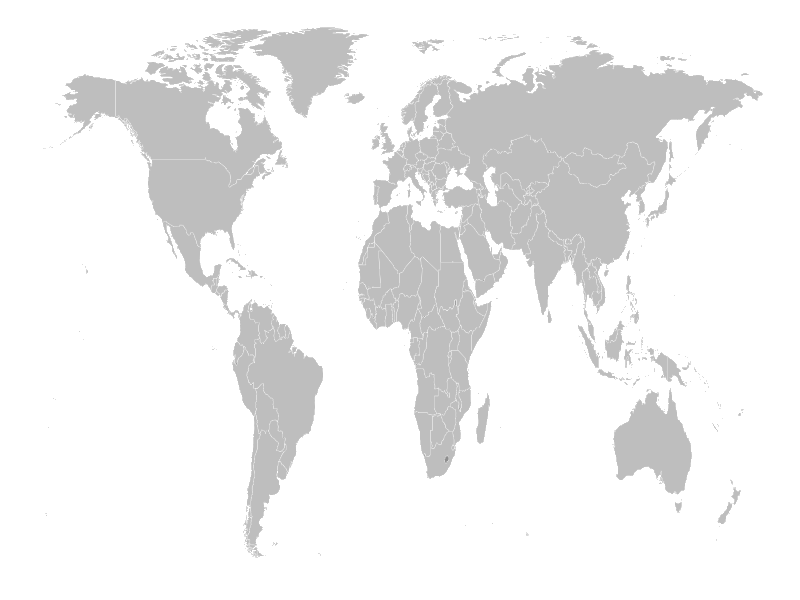
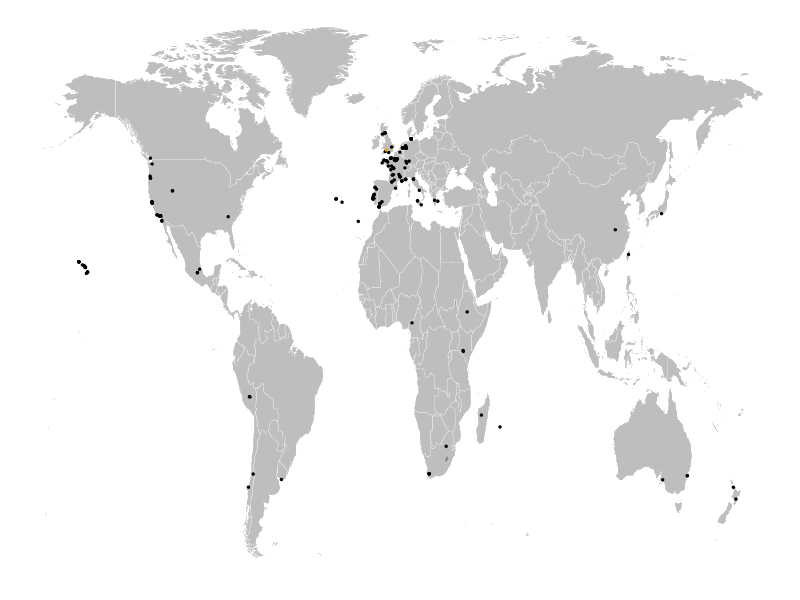

Here is the R script that generated these plots, in order: (Note: this script raises an error after producing the figures.)
library(tidyverse)
library(ggthemes)
library(ggplot2)

##Setwd to folder location

setwd("~/Desktop/2020_AnthReview/")
##Map Figure 1A
world <- map_data("world")
world <- world[world$region != "Antarctica",]

isolation_info <- readr::read_tsv("data/CelegansStrainData.tsv")%>%
  dplyr::filter(isotype_ref_strain == TRUE)%>%
  dplyr::filter(!(release %in% c("20180413", "20200815")))%>%
  dplyr::select(strain, long=longitude, lat=latitude, landscape, substrate)%>%
  dplyr::mutate(n2 = case_when( strain == "N2" ~ "N2",
                                strain != "N2" ~ "None"))


isolation_info$long <- as.numeric(isolation_info$long)
isolation_info$lat <- as.numeric(isolation_info$lat)

map <-ggplot()+ geom_map(data=world, map=world,
                         aes(x=long, y=lat, map_id=region),
                         color="white", fill="#7f7f7f", 
                         size=0.1, alpha=0.5)+
  theme_map()+ 
  theme(legend.position = "none",
        plot.margin = unit(c(0, 0, 0, 0), "cm"))

mapfix <-map +geom_point(data = isolation_info%>%filter(n2=="None"),aes(x=long, y=lat, color = n2),size = 0.5)+
  geom_point(data = isolation_info%>%filter(n2=="N2"),aes(x=long, y=lat, color =n2 ),size = 0.5)+
  scale_color_manual(values = c("None" = "black","N2"="Orange"))


##Phenotype change Figure 1B
filtered_data <- rio::import("data/figure1data.tsv")

abz_response <- filtered_data %>%
  dplyr::select(strain,Albendazole_q90.TOF)%>%
  dplyr::filter(!is.na(Albendazole_q90.TOF))
abz_full <- abz_response %>%
  dplyr::mutate( q90_norm = (Albendazole_q90.TOF - min(Albendazole_q90.TOF)) / (max(Albendazole_q90.TOF) - min(Albendazole_q90.TOF)))%>%
  dplyr::mutate(Strain = case_when(strain=="N2" ~ "N2",
                                   TRUE ~ "None"))


response_variation_abz <- abz_full %>%
  ggplot()+
  aes(y =q90_norm)+
  geom_col(aes(x=reorder(strain, Albendazole_q90.TOF),fill=Strain),width = 1)+
  theme_classic(24)+
  ylab("Normalized ABZ Response")+
  scale_y_continuous("Albendazole Response",expand = c(0, 0))+
  xlab("Strain")+
  scale_fill_manual(values = c("N2"="Orange","None"="grey"))+
  theme(axis.text.x = element_blank(), axis.ticks = element_blank())+
  theme(axis.title.x=element_text(size=10, vjust=5),
        axis.text.y=element_text(size=10),
        axis.title.y=element_text(size=10),
        axis.line.y = element_line(size=0.1),
        axis.line.x = element_line(size=0.1),
        plot.margin = unit(c(0, 0.1, 0, 0.8), "cm"),
        legend.position = "none")

##Phenotype change Figure 1C IVM
ivm_response <- filtered_data %>%
  dplyr::select(strain,Ivermectin_mean.TOF)%>%
  dplyr::filter(!is.na(Ivermectin_mean.TOF))
var_ivm_norm <- ivm_response %>%
  dplyr::mutate( mean_norm = (Ivermectin_mean.TOF - min(Ivermectin_mean.TOF)) / (max(Ivermectin_mean.TOF) - min(Ivermectin_mean.TOF)))

full_ivm <- var_ivm_norm%>%
  dplyr::mutate(Strain = case_when(strain=="N2" ~ "N2",
                                      TRUE ~ "None"))

response_variation_ivm <- full_ivm %>%
  ggplot()+
  aes(y = mean_norm)+
  geom_col(aes(x=reorder(strain,Ivermectin_mean.TOF),fill=Strain),width = 1)+
  theme_classic(24)+
  scale_y_continuous("Ivermectin Response",expand = c(0, 0))+
  xlab("Strain")+
  scale_fill_manual(values = c("N2"="Orange","None"="grey"))+
  theme(axis.text.x = element_blank(), axis.ticks = element_blank())+
  theme(axis.title.x=element_text(size=10, vjust=5),
        axis.text.y=element_text(size=10),
        axis.title.y=element_text(size=10),
        axis.line.y = element_line(size=0.1),
        axis.line.x = element_line(size=0.1),
        plot.margin = unit(c(0, 0.1, 0, 0.8), "cm"),
        legend.position = "none")

#Figure 1D levamasole 
lev_response <- filtered_data %>%
  dplyr::select(strain,Levamisole_mean.TOF)%>%
  dplyr::filter(!is.na(Levamisole_mean.TOF))
var_lev_norm <- lev_response %>%
  dplyr::mutate( mean_norm = (Levamisole_mean.TOF - min(Levamisole_mean.TOF)) / (max(Levamisole_mean.TOF) - min(Levamisole_mean.TOF)))

full_lev <- var_lev_norm%>%
  dplyr::mutate(Strain = case_when(strain=="N2" ~ "N2",
                                   TRUE ~ "None"))

response_variation_lev <- full_lev %>%
  ggplot()+
  aes(y = mean_norm)+
  geom_col(aes(x=reorder(strain,Levamisole_mean.TOF),fill=Strain),width = 1)+
  theme_classic(24)+
  scale_y_continuous("Levamisole Response",expand = c(0, 0))+
  xlab("Strain")+
  scale_fill_manual(values = c("N2"="Orange","None"="grey"))+
  theme(axis.text.x = element_blank(), axis.ticks = element_blank())+
  theme(axis.title.x=element_text(size=10, vjust=5),
        axis.text.y=element_text(size=10),
        axis.title.y=element_text(size=10),
        axis.line.y = element_line(size=0.1),
        axis.line.x = element_line(size=0.1),
        plot.margin = unit(c(0, 0.1, 0, 0.8), "cm"),
        legend.position = "none")

figure_2 <- cowplot::plot_grid(mapfix,response_variation_abz,response_variation_ivm,response_variation_lev, nrow = 4, ncol=1,labels = c("A","B","C","D"))
ggsave(filename = "plots/Review_figure2.png", plot = figure_2, device = "png",height = 8,width = 6,units = 'in')
ggsave(filename = "plots/Review_figure2.pdf", plot = figure_2, device = "pdf",height = 8,width = 6,units = 'in')

